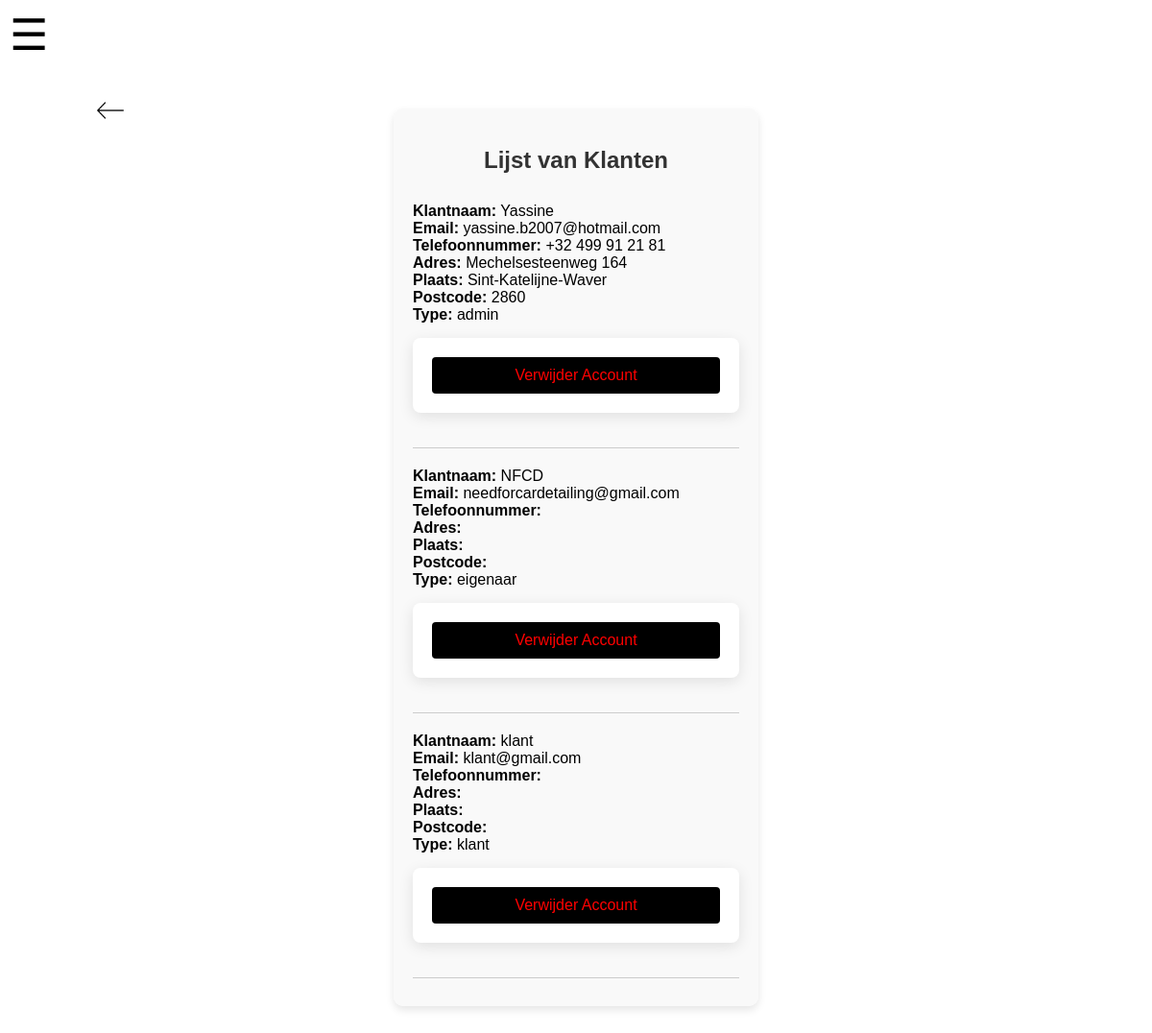
Screenshot of /website/user.php with the database file from the repository.
### tables this page shows
CREATE TABLE `tblklant` (
  `klant_id` int(11) NOT NULL,
  `klantnaam` text NOT NULL,
  `wachtwoord` text NOT NULL,
  `email` text NOT NULL,
  `telefoonnummer` text DEFAULT NULL,
  `adres` text NOT NULL,
  `postcode` text NOT NULL,
  `plaats` text NOT NULL,
  `type` text NOT NULL
);

### website/user.php (the view, shortened to what this page needs)
<?php
include 'connect.php';
include 'functies/sideMenu.php';
?>
<!DOCTYPE html>
<html lang="en">
<head>
    <link rel="stylesheet" href="form.css">
    <link rel="stylesheet" href="over.css">
    <link rel="stylesheet" href="terug.css">
</head>
<body>
<h4><a href="admin.php"><img class="back" src="images/goback.png"></a></h4>
<div class="klanten-lijst">
    <h2>Lijst van Klanten</h2>
    <ul>
    <?php
    $query = "SELECT klant_id, klantnaam, email, telefoonnummer, adres, plaats, postcode, type FROM tblklant";
    $result = mysqli_query($mysqli, $query);
    if (mysqli_num_rows($result) > 0) {
        while ($row = mysqli_fetch_assoc($result)) {
            echo '<li>';
            echo '<strong>Klantnaam:</strong> ' . $row['klantnaam'] . '<br>';
            echo '<strong>Email:</strong> ' . $row['email'] . '<br>';
            echo '<strong>Telefoonnummer:</strong> ' . $row['telefoonnummer'] . '<br>';
            echo '<strong>Adres:</strong> ' . $row['adres'] . '<br>';
            echo '<strong>Plaats:</strong> ' . $row['plaats'] . '<br>';
            echo '<strong>Postcode:</strong> ' . $row['postcode'] . '<br>';
            echo '<strong>Type:</strong> ' . $row['type'] . '<br>';
            echo '<form method="POST" action="" " onsubmit="return confirmDelete();">';
            echo '<input type="submit" value="Verwijder Account" style="color: red;">';
            echo '</form>';
            echo '</li><hr>';
        }
    } else {
        echo '<p>Geen klanten gevonden.</p>';
    }
    ?>
    </ul>
</div>
</body>
</html>

### website/functies/sideMenu.php (shortened to what this page needs)
<?php
echo '<span class="menu-toggle" onclick="openNav()">&#9776;</span>';
?>

### website/form.css (style rules this page uses)
body { margin: 0; padding: 0; font-family: Arial, sans-serif; background-color: #f0f4f8; display: flex; justify-content: center; align-items: center; height: 100vh; }
form { background-color: #ffffff; border-radius: 8px; box-shadow: 0 4px 15px rgba(0, 0, 0, 0.1); padding: 20px; width: 300px; margin-top: 15px; }
h2 { display: flex; justify-content: center; flex-direction: row; margin-top: 50px auto; text-align: center; color: #333; }
input[type="submit"] { width: 100%; padding: 10px; background-color: black; color: white; border: none; border-radius: 4px; font-size: 16px; cursor: pointer; }
a { text-decoration: none; color: rgb(102, 94, 94); }

### website/over.css (style rules this page uses)
html, body { margin: 0; padding: 0; height: 100%; }
body { font-family: Arial, sans-serif; background-color: white; color: black; display: flex; flex-direction: column; min-height: 100vh; }
.menu-toggle { display: block; font-size: 45px; cursor: pointer; position: absolute; top: 10px; left: 10px; color: black; }
body { display: flex; flex-direction: column; min-height: 100vh; }

### website/terug.css (style rules this page uses)
.back { height: 30px; width: 30px; position: absolute; top: 0; left: 0; margin: 100px; }
.klanten-lijst { margin: 50px auto; max-width: 500px; padding: 20px; background-color: #f9f9f9; border-radius: 10px; box-shadow: 0 4px 8px rgba(0, 0, 0, 0.1); overflow-y: auto; max-height: 80vh; }
.klanten-lijst h2 { text-align: center; margin-bottom: 20px; color: #333; }
.klanten-lijst ul { list-style-type: none; padding: 0; }
.klanten-lijst li { padding: 10px 0; }
.klanten-lijst hr { margin: 10px 0; border: none; border-top: 1px solid #ccc; }

### rows the page displays
tblklant: klantnaam "Yassine", email "yassine.b2007@hotmail.com", telefoonnummer "+32 499 91 21 81", adres "Mechelsesteenweg 164", plaats "Sint-Katelijne-Waver", postcode "2860", type "admin"
tblklant: klantnaam "NFCD", email "needforcardetailing@gmail.com", type "eigenaar"
tblklant: klantnaam "klant", email "klant@gmail.com", type "klant"
